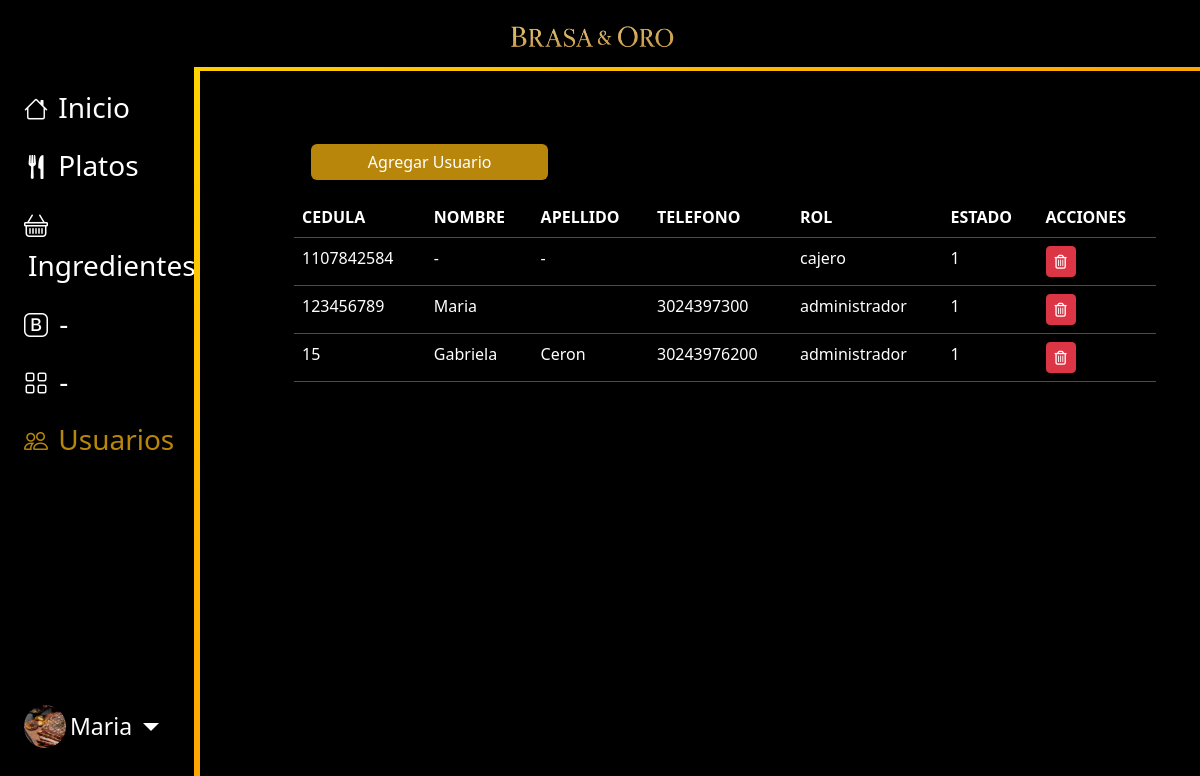
/Algo/usuarios/usuarios.php (signed in), run on the app's committed database.
### tables this page shows
CREATE TABLE `usuarios` (
  `id_user` int(11) NOT NULL,
  `cedula` int(11) NOT NULL,
  `nombre` varchar(150) NOT NULL,
  `apellidos` varchar(150) NOT NULL,
  `telefono` varchar(150) NOT NULL,
  `contraseña` varchar(255) NOT NULL,
  `genero` enum('Hombre','Mujer') NOT NULL DEFAULT 'Hombre',
  `fechaNacimiento` date NOT NULL DEFAULT current_timestamp(),
  `rol` enum('administrador','cajero') DEFAULT 'cajero',
  `imagen` varchar(255) NOT NULL,
  `id_estado` int(11) DEFAULT 1
);

### Algo/usuarios/usuarios.php (the view, shortened to what this page needs)
<?php
$activo = 'usuarios';
include('../includes/header.php');
?>
        <div class="col py-3 custom-bd">
            <div class="container p-4 ">
    <head>
    </head>
<div class="row">
    <div class="col-md-4">
        <div class="card card-body bg-black">
            <a href="registroUsuarios.php">
                <input type="submit" class="btn btn-custom w-100 mt-3"  value="Agregar Usuario">
            </a>
        </div>
    </div>
    <div class="col md-8 ">
        <table class="table table-hover table-striped  custom-table">
            <thead>
                <tr >
                    <th>CEDULA</th>
                    <th>NOMBRE</th>
                    <th>APELLIDO</th>
                    <th>TELEFONO</th>
                    <th>ROL</th>
                    <th>ESTADO</th>
                    <th>ACCIONES</th>
                </tr>
            </thead>
            <tbody>
                <?php
                $query = "SELECT * FROM usuarios";
                $resultas = mysqli_query($conn, $query);
                while($row = mysqli_fetch_array($resultas)){?> <tr>
                    <td> <?php echo $row['cedula'] ?></td>
                    <td> <?php echo $row['nombre'] ?></td>
                    <td> <?php echo $row['apellidos'] ?></td>
                    <td> <?php echo $row['telefono'] ?></td>
                    <td> <?php echo $row['rol'] ?></td>
                    <td> <?php echo $row['id_estado'] ?></td>
                    <td>
                        <a href="crudUsuario/deleteUser.php?id_user=<?php echo $row['id_user']?>"class="btn btn-danger btn-sm">
                            <i class="far fa-trash-alt"></i>
                        </a>
                    </td>
                    </tr>
                <?php }?>
            </tbody>
        </table>
    </div>
</div>
      <?php include('../includes/footer.php'); ?>

### Algo/includes/header.php (shortened to what this page needs)
    <?php include("../crud/db.php") ?>
    <?php	include("session_cd.php")?>
    <?php
    function esActivo($nombre) {
        global $activo;
        return ($activo == $nombre) ? 'active' : '';
    }
    ?>
    <?php
    $id = $_SESSION['id_user'];
        $sql = "SELECT * FROM usuarios WHERE id_user = $id";
        $result = $conn->query($sql);
        $user = $result->fetch_assoc();
    ?>
    <!DOCTYPE html>
    <html lang="en">
    <head>
        <link href="https://cdn.jsdelivr.net/npm/bootstrap@5.3.5/dist/css/bootstrap.min.css" rel="stylesheet">
        <link rel="stylesheet" href="https://cdn.jsdelivr.net/npm/bootstrap-icons@1.13.1/font/bootstrap-icons.min.css">
        <link rel="stylesheet" href="../css/profile.css">
        <link rel="stylesheet" href="../css/table.css">
        <link rel="stylesheet" href="../css/aside.css">
        <link rel="stylesheet" href="../css/nav.css">
        <link rel="stylesheet" href="../css/home.css">
        <link rel="stylesheet" href="https://cdnjs.cloudflare.com/ajax/libs/font-awesome/6.0.0/css/all.min.css" />
    </head>
    <body>
    <nav class="navbar navbar-dark bg-black custom-naver fixed-top">
        <div class="imagen">
            <a href="../crud/inicio.php" class="navbar-brand"><img class="nav-imagen" src="../img/Brasas.png" alt=""></a>
        </div>
    </nav>
    <div class="underline"></div>
    <div class="container-fluid ">
        <div class="row flex-nowrap w-100">
            <div class="col-auto col-md-3 col-xl-2 px-sm-2 px-0 custom-aside">
                <div class="d-flex flex-column align-items-center align-items-sm-start px-3 pt-2 custom-bar">
                    <ul class="nav nav-pills flex-column  align-items-center align-items-sm-start custom-ul" id="menu">
                        <li class="nav-item">
                            <a href="../crud/inicio.php" class="nav-link align-middle px-0 custom-icon <?= esActivo('inicio') ?>">
                                <i class="fs-4 bi-house"> </i>
                                <span class="ms-1 d-none d-sm-inline">Inicio</span>
                            </a>
                        </li>
                        <li>
                            <a href="../registro/table.php"  class="nav-link px-0 align-middle custom-icon <?= esActivo('platos') ?>">
                                <i class="icon fs-4 bi-fork-knife"> </i> <span class="ms-1 d-none d-sm-inline">Platos</span> </a>
                        </li>
                        <li>
                            <a href="../ingredientes/ingredientes.php" class="nav-link px-0 align-middle custom-icon <?= esActivo('ingredientes') ?>">
                                <i class="fs-4 bi bi-basket"> </i> <span class="ms-1 d-none d-sm-inline "> Ingredientes</span></a>
                        </li>
                        <li>
                            <a href="#submenu2" data-bs-toggle="collapse" class="nav-link px-0 align-middle custom-icon">
                                <i class="fs-4 bi-bootstrap"></i> <span class="ms-1 d-none d-sm-inline text-white">-</span></a>
                        </li>
                        <li>
                            <a href="#submenu3" data-bs-toggle="collapse" class="nav-link px-0 align-middle custom-icon">
                                <i class="fs-4 bi-grid"></i> <span class="ms-1 d-none d-sm-inline text-white">-</span> </a>
                        </li>
                        <li>
                            <a href="../usuarios/usuarios.php" class="nav-link px-0 align-middle custom-icon <?= esActivo('usuarios') ?>">
                                <i class="fs-4 bi-people"> </i> <span class="ms-1 d-none d-sm-inline">Usuarios</span> </a>
                        </li>
                    </ul>
                    <div class="dropdown pb-4 ">
                        <a href="#" class="d-flex align-items-center text-white text-decoration-none dropdown-toggle " id="dropdownUser1" data-bs-toggle="dropdown" aria-expanded="false">
                        <img src="../confi-perfil/uploads/<?php echo $user['imagen']; ?>" alt="hugenerd" class="rounded-circle perfil-img">
                            <span class="d-none d-sm-inline mx-1 custom-name">
                            <?php echo $nombre . " " . $apellido; ?>
                            </span>
                        </a>
                    </div>
                </div>
            </div>
    </div>
</div>

### Algo/css/table.css (style rules this page uses)
.custom-table { background-color: rgba(0, 0, 0, 0.85) ; }
.custom-table th, .custom-table td { color: rgb(255, 255, 255) ; background-color: transparent ; }
.custom-table thead th { border-color: #ff0000 ; }
.custom-table tbody tr { border-color: #ff0000 ; }
.btn-custom { background-color: #b8860b; color: white; border: none; }

### Algo/css/aside.css (style rules this page uses)
body { overflow-x: hidden; }
.custom-bd { flex-grow: 1; }
.custom-ul { margin-bottom: 42.5vh; }
.custom-aside { position: relative; background-color: #000000; }
.custom-aside::before { content: ""; position: absolute; top: 0; right: 0; width: 6px; height: 100%; background: linear-gradient(to bottom, #FFD700, #FFA500); pointer-events: none; }
.custom-icon { color: #ffffff !important; }
.nav-link.active { background-color: #000000 !important; color: #b8860b !important; }
.custom-aside { font-size: 28px; }
.custom-name { font-size: 23px !important; }
.custom-aside { padding-top: 70px; position: fixed; top: 0; left: 0; height: 100vh; overflow-y: auto; background-color: #000000; z-index: 1000; }
.custom-bd { margin-left: 250px; padding: 20px; }
.perfil-img { width: 42px; height: 43px; object-fit: cover; }
@media (max-width: 1700px) { .custom-ul { margin-bottom: 25.5vh; } }

### Algo/css/nav.css (style rules this page uses)
* { margin: 0; padding: 0; box-sizing: border-box; font-family:'Segoe UI', Tahoma, Geneva, Verdana, sans-serif; }
body { background-color: #000; padding-top: 67px; }
.underline { height: 4px; background: linear-gradient(to right, #FFD700, #FFA500); width: 100%; }
.nav-imagen { margin: 0; padding: 0; width: 200px; }
.imagen { width: 100%; display: flex; justify-content: center; text-align: center; }

### Algo/css/home.css (style rules this page uses)
.custom-bd { background-color: black; }

### data on the page
usuarios: imagen (picture), cedula "123456789", nombre "Maria", telefono "3024397300", rol "administrador", id_estado "1"
usuarios: cedula "1107842584", nombre "-", apellidos "-", rol "cajero", id_estado "1"
usuarios: cedula "15", nombre "Gabriela", apellidos "Ceron", telefono "30243976200", rol "administrador", id_estado "1"

### other printed values
$nombre "Maria"
